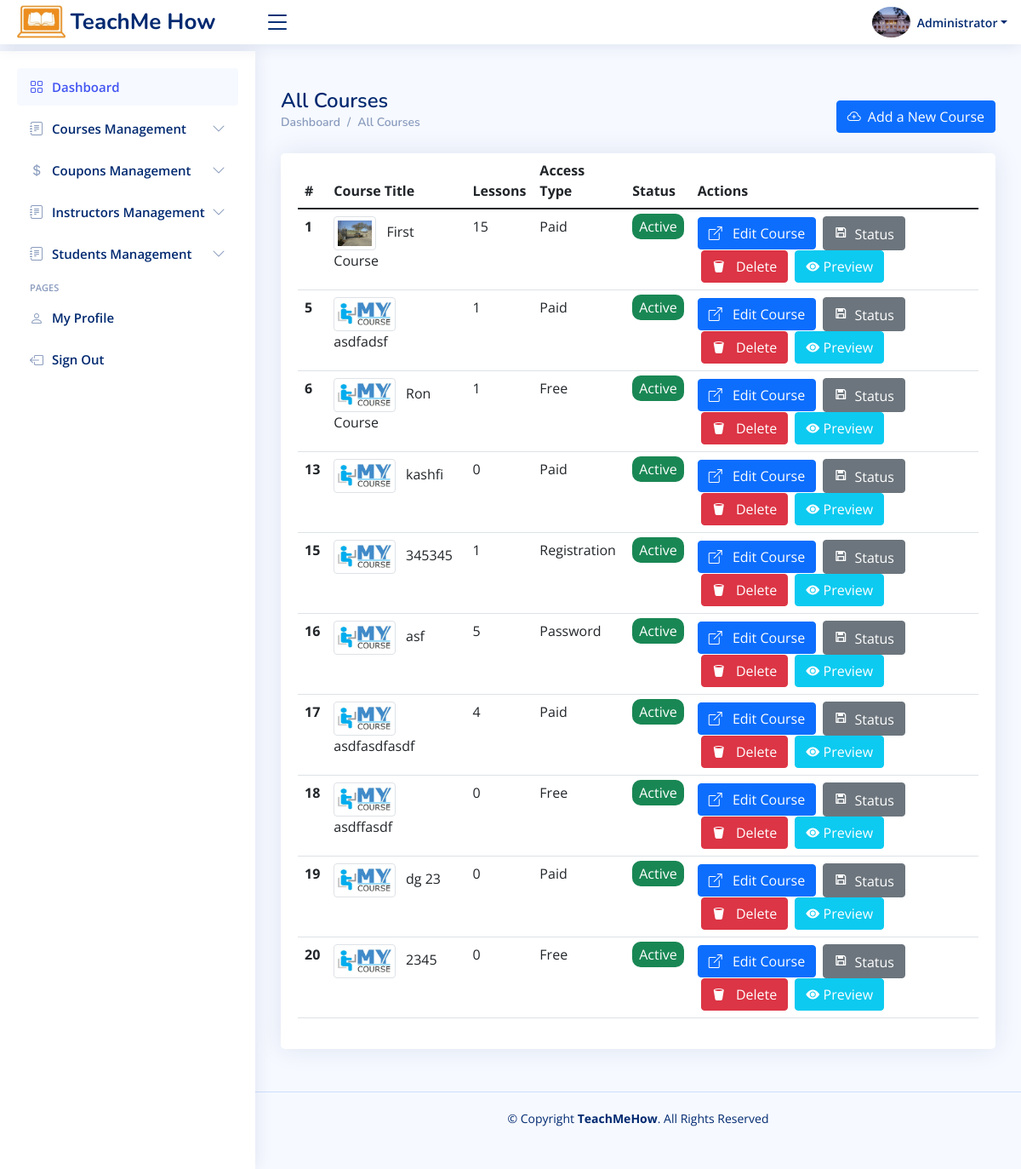
/admin-all-courses.php (signed in), run on an earlier commit of the app's database.
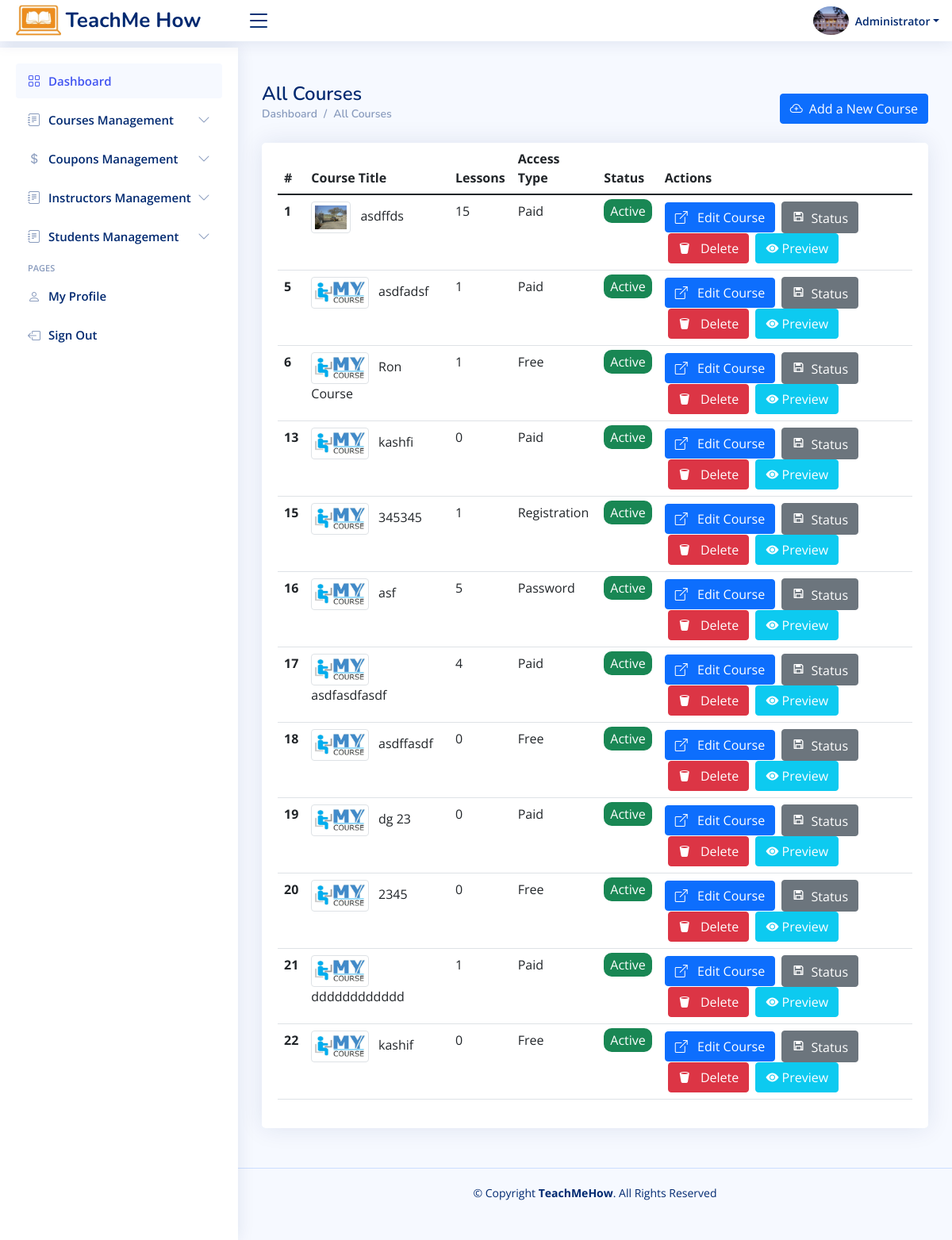
And on a later commit of the database.
### tables this page shows
CREATE TABLE `courses` (
  `id` int(10) NOT NULL,
  `instructor_id` int(10) NOT NULL,
  `title` varchar(200) NOT NULL,
  `fancy_title` varchar(1000) NOT NULL,
  `thumbnail` varchar(100) NOT NULL DEFAULT 'default.jpg',
  `access` enum('Free','Registration','Paid','Password') NOT NULL,
  `description` varchar(1000) NOT NULL,
  `draft` tinyint(1) NOT NULL DEFAULT 0,
  `courseID` varchar(20) NOT NULL,
  `timeLimitType` enum('Without Time Limit','Days','Months','Years') DEFAULT NULL,
  `timeLimitValue` int(5) DEFAULT NULL,
  `registration_required_email` tinyint(1) DEFAULT NULL,
  `registration_required_phone` tinyint(1) DEFAULT NULL,
  `registration_required_address` tinyint(1) DEFAULT NULL,
  `registration_required_tos` tinyint(1) DEFAULT NULL,
  `price` int(5) DEFAULT NULL,
  `paypal_email` varchar(500) DEFAULT 'AUV9WUKaXyoFG7UN6rgBt-NKkSJWJHUxKSxbfq6g97mJglHj8rrOcSJJHgvGOgaVQ-dARLQOKm0cBuQ3',
  `instructor_name` varchar(50) NOT NULL,
  `back_clr` varchar(10) NOT NULL DEFAULT '#ffffff',
  `front_clr` varchar(10) NOT NULL DEFAULT '#000000',
  `page_background_type` enum('image','color') NOT NULL DEFAULT 'color',
  `page_background_image` varchar(100) DEFAULT NULL,
  `page_background_color` varchar(100) DEFAULT '#000000',
  `txtLessonBackground` varchar(10) DEFAULT NULL,
  `courseTitleBg` varchar(10) NOT NULL DEFAULT '#ffffff',
  `courseTitleFg` varchar(10) NOT NULL DEFAULT '#000',
  `signBgColor` varchar(10) NOT NULL DEFAULT '#ffffff',
  `signFgColor` varchar(10) NOT NULL DEFAULT '#000',
  `bottomLogo` varchar(100) NOT NULL DEFAULT 'default.png',
  `is_deleted` tinyint(1) NOT NULL DEFAULT 0,
  `coursePassword` varchar(100) DEFAULT NULL,
  `aboutInstructor` varchar(1000) NOT NULL,
  `paypal_client_api_key` varchar(1000) DEFAULT 'AUV9WUKaXyoFG7UN6rgBt-NKkSJWJHUxKSxbfq6g97mJglHj8rrOcSJJHgvGOgaVQ-dARLQOKm0cBuQ3',
  `instructorPicture` varchar(200) NOT NULL DEFAULT 'default.jpg',
  `instructur_website` varchar(100) NOT NULL,
  `instructur_insta` varchar(100) NOT NULL,
  `instructur_facebook` varchar(100) NOT NULL,
  `instructur_linkedin` varchar(100) NOT NULL,
  `currency` varchar(5) NOT NULL
);

### admin-all-courses.php (the view, shortened to what this page needs)
<?php
    require_once "includes/app.php";
?>
<!DOCTYPE html>
<html lang="en">
<head>
    <?php
        require "includes/head.inc.php";
    ?>
</head>
<body>
    <?=require_once "includes/header.inc.php";?>
  <?php
  if($_SESSION["role"]=="Admin"){
      require_once "includes/adminSideBar.inc.php";
  }
  ?>
  <main id="main" class="main">
      <div class="pagetitle d-flex justify-content-between">
          <div>
              <h1>All Courses</h1>
              <nav>
                  <ol class="breadcrumb">
                      <li class="breadcrumb-item"><a href="<?=ROOT_DIR?>instructorDashboard.php">Dashboard</a></li>
                      <li class="breadcrumb-item">All Courses</li>
                  </ol>
              </nav>
          </div>
          <a class="btn btn-primary" href="instructor-create-course.php"><i class="bi bi-cloud-plus me-2"></i>Add a New Course</a>
      </div>
      <section class="section">
          <div class="row">
              <div class="col-lg-12">
                  <div class="card">
                      <div class="card-body">
                          <table class="table datatable">
                              <thead>
                              <tr>
                                  <th scope="col">#</th>
                                  <th scope="col">Course Title</th>
                                  <th scope="col">Lessons</th>
                                  <th scope="col">Access Type</th>
                                  <th scope="col">Status</th>
                                  <th scope="col">Actions</th>
                              </tr>
                              </thead>
                              <tbody>
                              <?php
                              $sql = "SELECT c.id as coursePrimaryKey, c.title, COUNT(l.course_id) AS total_lessons, c.thumbnail, c.access,
                                        c.draft, c.courseID, c.draft, c.instructor_id
                                        FROM courses c LEFT JOIN lessons l
                                        ON l.course_id = c.id
                                        WHERE c.is_deleted=0  GROUP BY c.id";
                              $res = mysqli_query($con, $sql);
                              while($row = mysqli_fetch_array($res)){
                                  $badgeClass = $row["draft"]==0 ? "success" : "warning";
                                  $badgeTxt = $row["draft"]==0 ? "Active" : "Draft";
                              ?>
                                  <tr>
                                      <th scope="row"><?=$row["coursePrimaryKey"]?></th>
                                      <td>
                                          <img style="max-height: 40px;" class="me-2 img-thumbnail" src="assets/img/courses-thumnail/<?=$row["thumbnail"]?>" alt="Course Thumbnail">
                                          <?=$row["title"]?>
                                      </td>
                                      <td><?=$row["total_lessons"]?></td>
                                      <td><?=$row["access"]?></td>
                                      <td>
                                          <span style="border-radius: 10px" class="bg-<?=$badgeClass?> text-white px-2 py-1"><?=$badgeTxt?></span>
                                      </td>
                                      <td>
                                          <a href="instructor-view-course.php?courseID=<?=$row["coursePrimaryKey"]?>" class="btn btn-primary">
                                              <i class="bi bi-box-arrow-up-right me-2"></i>
                                              Edit Course
                                          </a>
                                          <button class="btn btn-secondary ms-1" data-bs-toggle="modal" data-bs-target="#draftCourseModel_<?=$row["coursePrimaryKey"]?>">
                                              <i class="ri-save-3-line me-1"></i> Status
                                          </button>
                                          <button id="submitBtn2" type="button" class="btn btn-danger ms-1" data-bs-toggle="modal" data-bs-target="#delCourseModel_<?=$row["coursePrimaryKey"]?>">
                                              <i class="bi bi-trash2-fill me-2"></i>
                                              Delete
                                          </button>
                                          <a target="_blank" class="btn btn-info text-white ms-1" href="course-<?=$row["courseID"]?>">
                                              <i class="bi bi-eye-fill"></i> Preview
                                          </a>
                                      </td>
                                  </tr>
                              <?php } ?>
                              </tbody>
                          </table>
                      </div>
                  </div>
              </div>
          </div>
      </section>
  </main>
  <?=require_once "includes/footer.inc.php";?>
</body>
</html>

What changed in the data, as far as the page shows it:
changed courses id 1: title "First Course" → "asdffds"
added courses: id "21", thumbnail (placeholder picture), title "dddddddddddd", total_lessons "1", access "Paid", draft "Active"
added courses: id "22", thumbnail (placeholder picture), title "kashif", total_lessons "0", access "Free", draft "Active"
